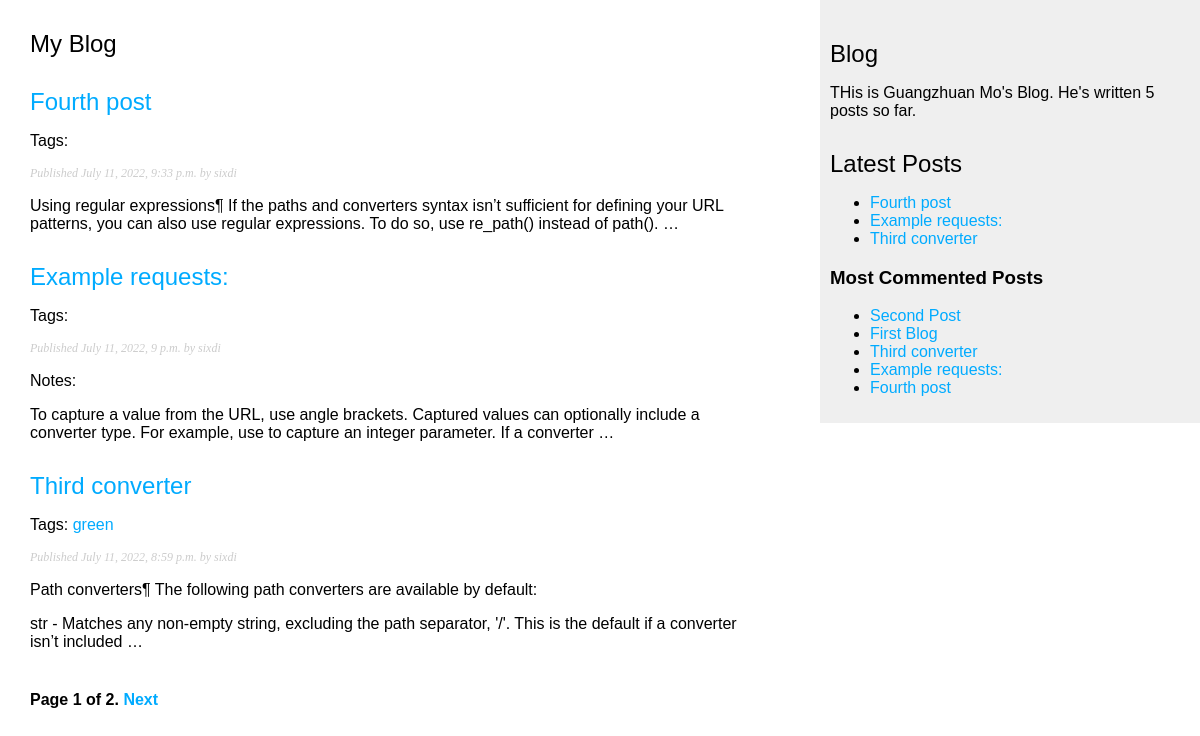
The page /blog/ on the database as committed earlier.
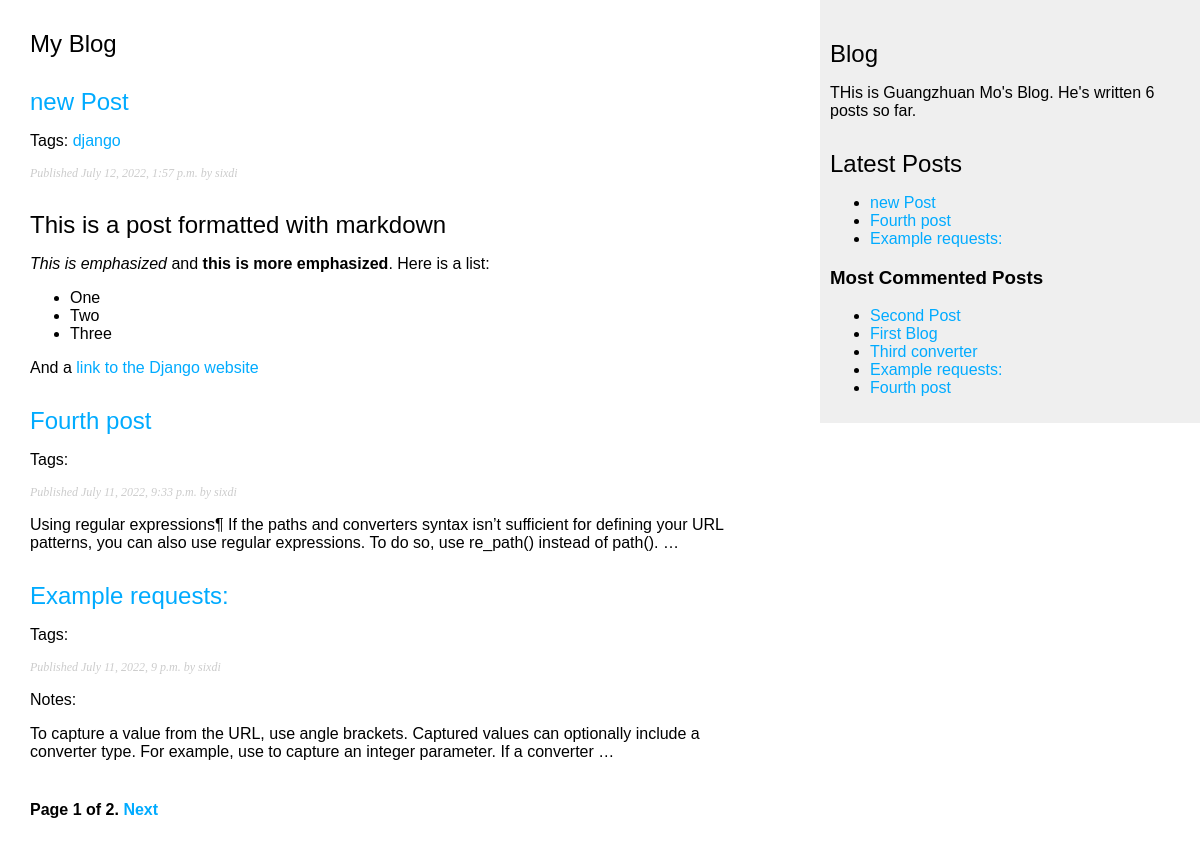
The same page on the database as committed later.
### blog/models.py (models this page shows, shortened)
class Post(models.Model):
    STATUS_CHOICE = (
        ('draft', 'Draft'),
        ('published', 'Published'),
    )
    title = models.CharField(max_length=250)
    slug = models.SlugField(max_length=250, unique_for_date='publish')
    author = models.ForeignKey(User, on_delete=models.CASCADE, related_name='blog_posts')
    body = models.TextField()
    publish = models.DateTimeField(default=timezone.now)
    created = models.DateTimeField(auto_now_add=True)
    updated = models.DateTimeField(auto_now=True)
    status = models.CharField(max_length=10, choices=STATUS_CHOICE, default='draft')
    tags = TaggableManager()
    class Meta:
        ordering = ('-publish', )
    objects = models.Manager()
    published = PublishedManager()
    def get_absolute_url(self):
        return reverse('blog:post_detail', args=[
            self.publish.year,
            self.publish.month,
            self.publish.day, self.slug
        ])

### blog/views.py (the view)
# urls.py: path('', views.post_list, name='post_list'),
def post_list(request, tag_slug=None):
    tag = None
    posts = Post.published.all()
    if tag_slug:
        tag = get_object_or_404(Tag, slug=tag_slug)
        posts = posts.filter(tags__in=[tag])
    per_page = 3
    paginator = Paginator(object_list=posts, per_page=per_page)
    page = request.GET.get('page')
    try:
        posts = paginator.page(page)
    except PageNotAnInteger:
        posts = paginator.page(1)
    except EmptyPage:
        posts = paginator.page(paginator.num_pages)
    context = {
        'page': page,
        'posts': posts,
        'tag': tag,
    }
    return render(request, 'blog/post/list.html', context=context)

### blog/models.py (called while the page is built)
    def get_queryset(self):
        return super(PublishedManager, self).get_queryset().filter(status='published')

### blog/templatetags/blog_tags.py (called while the page is built)
@register.simple_tag
def total_posts():
    return Post.published.count()

@register.inclusion_tag('blog/post/latest_posts.html')
def show_latest_posts(count=5):
    lastest_posts = Post.published.order_by('-publish')[:count]
    return {'latest_posts': lastest_posts}

@register.simple_tag
def get_most_commented_posts(count=5):
    return Post.published.annotate(total_comments=Count('comments')).order_by('-total_comments')[:count]

@register.filter(name='markdown')
def markdown_format(text):
    return mark_safe(markdown.markdown(text))

### templates/blog/post/list.html (shortened to what this page needs)
{% extends 'blog/base.html' %}
{% load blog_tags %}
{% block content %}
    <h2>My Blog</h2>
    {% for post in posts %}
        <h2>
            <a href="{{ post.get_absolute_url }}">
                {{post.title}}
            </a>
        </h2>
        <p class="tags">
            Tags:
            {% for tag in post.tags.all %}
                <a href="{% url 'blog:post_list_by_tag' tag.slug %} ">{{tag.name}}</a>
            {% endfor %}
        </p>
        <p class="date">
            Published {{ post.publish }} by {{ post.author }}
        </p>
        {{ post.body|markdown|truncatewords_html:30}}
    {% endfor %}
    {% include "blog/post/pagination.html" with page=posts %}
{% endblock %}

### templates/blog/base.html (shortened to what this page needs)
{% load static %}
{% load blog_tags %}
<!DOCTYPE html>
<html lang="en">
<head>
    <link href="{% static 'css/blog.css' %}" rel="stylesheet">
</head>
<body>
    <div id="content">
        {% block content %}
        {% endblock %}
    </div>
    <div id="sidebar">
        <h2>Blog</h2>
        <p>THis is Guangzhuan Mo's Blog. He's written {% total_posts %} posts so far.</p>
        <h2>Latest Posts</h2>
        {% show_latest_posts 3 %}
        <h3>Most Commented Posts</h3>
        {% get_most_commented_posts as most_commented_posts %}
        <ul>
            {% for post in most_commented_posts%}
                <li>
                    <a href="{{post.get_absolute_url}}">{{post.title}}</a>
                </li>
            {% endfor%}
        </ul>
    </div>
</body>
</html>

### templates/blog/post/pagination.html (shortened to what this page needs)
<div class="pagination">
    <span class="step-links">
        <span class="current">
            Page {{page.number}} of {{page.paginator.num_pages}}.
        </span>
        {% if page.has_next %}
            <a href="?page={{page.next_page_number}}">Next</a>
        {% endif %}
    </span>
</div>

### templates/blog/post/latest_posts.html
<ul>
    {% for post in latest_posts %}
        <li>
            <a href="{{post.get_absolute_url}}">{{post.title}}</a>
        </li>
    {% endfor %}
</ul>

### static/css/blog.css (style rules this page uses)
body { margin:0; padding:0; font-family:helvetica, sans-serif; }
a { color:#00abff; text-decoration:none; }
h2 { font-weight:normal; margin:30px 0 0; }
#content { float:left; width:60%; padding:0 0 0 30px; }
#sidebar { float:right; width:30%; padding:10px; background:#efefef; height:100%; }
p.date { color:#ccc; font-family: georgia, serif; font-size: 12px; font-style: italic; }
.pagination { margin:40px 0; font-weight:bold; }

Rows that differ between the two databases and show on the page:
no longer on one of the page's lists (row unchanged): Post: title "Third converter", publish "July 11, 2022, 8:59 p.m.", author "sixdi", body "Path converters¶ The following path converters are available by default: str - Matches any non-empty string, excluding the path separator, '/'. This is the default if a converter isn’t included …"
added Post: title "new Post", publish "July 12, 2022, 1:57 p.m.", author "sixdi", body "This is a post formatted with markdown This is emphasized and this is more emphasized . Here is a list: One Two Three And a link to the Django website"
now on this page (row unchanged): Tag: name "django", shown under "new Post"
computed for Post "Third converter": loses Tag (name "green")
Other text that changed with them:
text no longer shown: "5"
text now shown: "6"
